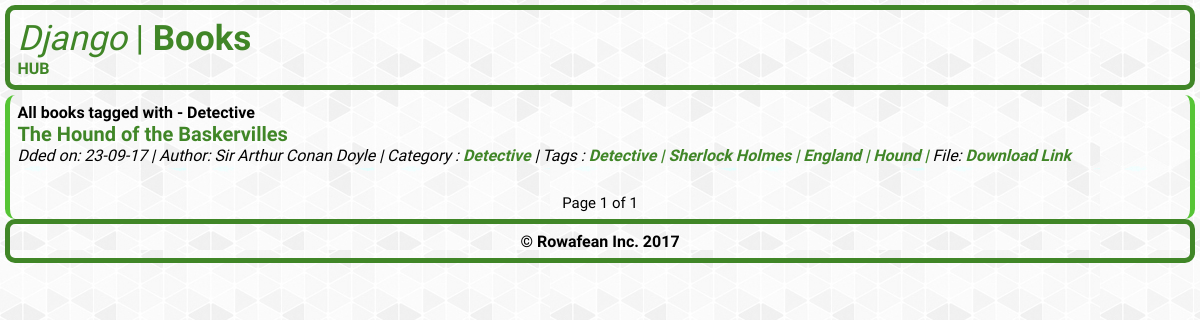
The page /tag/detective/ on the database its author committed.
### blog/models.py (models this page shows, shortened)
class Tag(models.Model):
    name = models.CharField(max_length=100, unique=True)
    slug = models.SlugField(max_length=100, unique=True)
    author = models.ForeignKey(Author)
    def __str__(self):
        return self.name
    def get_absolute_url(self):
        return reverse('post_by_tag', args=[self.slug])

class Post(models.Model):
    title = models.CharField(max_length=200)
    slug = models.SlugField(unique=True)
    content = models.TextField()
    publication_date = models.DateTimeField(auto_now_add=True)
    author = models.ForeignKey(Author)
    category = models.ForeignKey(Category)
    tags = models.ManyToManyField(Tag)
    file = models.FileField(upload_to='books_storage')
    def get_absolute_url(self):
        return reverse('post_detail', args=[self.id])

class Author(models.Model):
    name = models.CharField(max_length=50, verbose_name="Author Name")
    email = models.EmailField(unique=True, blank=True)
    active = models.BooleanField(default=False)
    created_on = models.DateTimeField(auto_now_add=True)
    last_logged_in = models.DateTimeField(auto_now=True)
    def __str__(self):
        return self.name

class Category(models.Model):
    name = models.CharField(max_length=100, unique=True)
    slug = models.SlugField(max_length=100, unique=True)
    author = models.ForeignKey(Author)
    def __str__(self):
        return self.name
    def get_absolute_url(self):
        return reverse('post_by_category', args=[self.slug])

### blog/views.py (the view)
# urls.py: url(r'^tag/(?P<tag_slug>[\w-]+)/$', views.post_by_tag, name='post_by_tag'),
def post_by_tag(request, tag_slug):
    tag = get_object_or_404(Tag, slug=tag_slug)
    posts = get_list_or_404(Post.objects.order_by("-id"), tags=tag)
    posts = helpers.pg_records(request, posts, 10)
    context = {
        'tag': tag,
        'posts': posts
    }
    return render(request, 'blog/post_by_tag.html', context )

### django_books/helpers.py (called while the page is built)
def pg_records(request, list, num):
    print(request)
    paginator = Paginator(list, num)
    page = request.GET.get('page')
    try:
        page_object = paginator.page(page)
    except PageNotAnInteger:
        page_object = paginator.page(1)
    except EmptyPage:
        page_object = paginator.page(paginator.num_pages)
    return page_object

### blog/templates/blog/post_by_tag.html (shortened to what this page needs)
<head>
</head>
{% extends "blog/base.html"  %}
{% block content %}
    <div class="content">
        <div class="section-inner clearfix">
            <h4>All books tagged with - {{ tag.name }}</h4>
            {% for post in posts reversed %}
            <h3>
                <a class="post-title" href="{{ post.get_absolute_url }}">{{ post.title|capfirst }}</a>
            </h3>
            <p class="post-info">
                {% include 'blog/post_info.html' %}
            </p>
        {% endfor %}
            <div class="pagination" style="margin-top: 10px; text-align: center; font-size: 15px;">
    <div class="section-inner clearfix">
        <p>
            <span>Page {{ posts.number }} of {{ posts.paginator.num_pages }}</span>
        </p>
    </div>
</div>
        </div>
    </div>
{% endblock %}

### blog/templates/blog/post_info.html (shortened to what this page needs)
<i><span>Dded on: {{ post.publication_date|date:"d-m-y" }}</span> |
    <span>Author: {{ post.author }}</span> |
<span>Category : <a class="linkcat" href="{{ post.category.get_absolute_url }}">{{ post.category }}</a></span> |
<span>Tags :
  {% for tag in post.tags.all %}
      <a class="linktag" href="{{ tag.get_absolute_url }}">{{ tag }} | </a>
  {% empty %}
      Geen Tags
  {% endfor %}
</span> <span>File: <a class="link" href="{{ post.file.url }}">Download Link</a></span><br /><br />
</i>

### blog/templates/blog/post_by_tag.html (style rules this page uses)
* { margin: 0; }
.content { padding: 7.5px; border-width: 5px; border-color: #56c435; border-style: solid; margin-left: 5px; margin-right: 5px; margin-top: 2px; height: auto; border-radius: 10px; border-bottom-style: none; border-top-style: none; }
a.post-title:link { font-size: 20px; text-decoration: none; color: #408627; }
a.link:link { text-decoration: none; font-weight:bold; color: #408627; }

### blog/templates/blog/base.html (style rules this page uses)
a.link:link { text-decoration: none; font-weight:bold; color: #408627; }
.content { padding: 7.5px; border-width: 5px; border-color: #56c435; border-style: solid; margin-left: 5px; margin-right: 5px; margin-top: 2px; height: auto; border-radius: 10px; border-bottom-style: none; border-top-style: none; }
body { background: url("media/background.jpg"); }
* { font-family: 'PT Sans' }

### blog/templates/blog/post_info.html (style rules this page uses)
a.linkcat:link { text-decoration: none; font-weight:bold; color: #408627; }
a.linktag:link { text-decoration: none; font-weight:bold; color: #408627; }
a.link:link { text-decoration: none; font-weight:bold; color: #408627; }

### rows shown on the page
Tag: name "Detective"
Post: title "The Hound of the Baskervilles", publication_date "23-09-17", author "Sir Arthur Conan Doyle", category "Detective"
Tag: name "Sherlock Holmes"
Tag: name "England"
Tag: name "Hound"

### other values the page prints
{{ posts.number }} "1"
{{ posts.paginator.num_pages }} "1"
